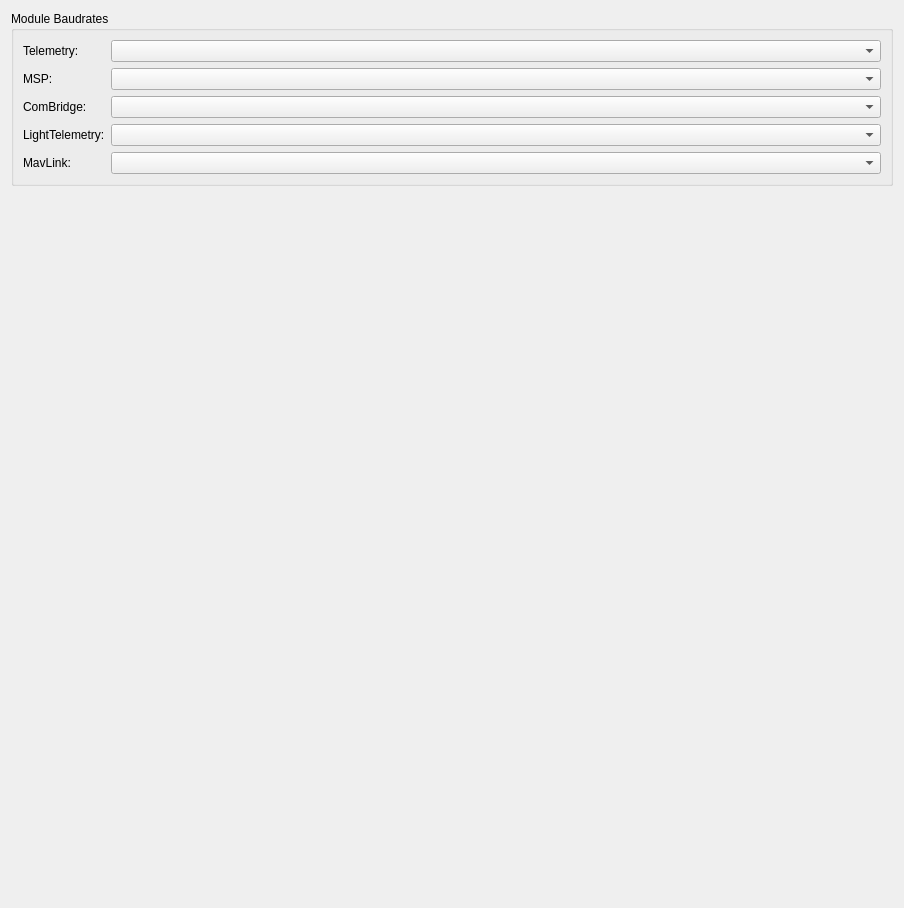
         <widget class="QWidget" name="scrollAreaWidgetContents_9">
          <property name="geometry">
           <rect>
            <x>0</x>
            <y>0</y>
            <width>904</width>
            <height>908</height>
           </rect>
          </property>
          <layout class="QVBoxLayout" name="verticalLayout_21">
           <item>
            <widget class="QGroupBox" name="gbModuleSpeeds">
             <property name="title">
              <string>Module Baudrates</string>
             </property>
             <layout class="QFormLayout" name="formLayout_4">
              <item row="0" column="0">
               <widget class="QLabel" name="lbTelemetry">
                <property name="text">
                 <string>Telemetry: </string>
                </property>
               </widget>
              </item>
              <item row="0" column="1">
               <widget class="QComboBox" name="cb_TelemetryBaudRate">
                <property name="objrelation" stdset="0">
                 <stringlist>
                  <string>objname:ModuleSettings</string>
                  <string>fieldname:TelemetrySpeed</string>
                 </stringlist>
                </property>
               </widget>
              </item>
              <item row="2" column="0">
               <widget class="QLabel" name="lbComBridge">
                <property name="text">
                 <string>ComBridge:</string>
                </property>
               </widget>
              </item>
              <item row="2" column="1">
               <widget class="QComboBox" name="cb_combridgeSpeed">
                <property name="objrelation" stdset="0">
                 <stringlist>
                  <string>objname:ModuleSettings</string>
                  <string>fieldname:ComUsbBridgeSpeed</string>
                 </stringlist>
                </property>
               </widget>
              </item>
              <item row="3" column="0">
               <widget class="QLabel" name="lbLightTelemetry">
                <property name="text">
                 <string>LightTelemetry:</string>
                </property>
               </widget>
              </item>
              <item row="3" column="1">
               <widget class="QComboBox" name="cb_LightTelemetrySpeed">
                <property name="objrelation" stdset="0">
                 <stringlist>
                  <string>objname:ModuleSettings</string>
                  <string>fieldname:LightTelemetrySpeed</string>
                 </stringlist>
                </property>
               </widget>
              </item>
              <item row="4" column="0">
               <widget class="QLabel" name="lbMavLink">
                <property name="text">
                 <string>MavLink:</string>
                </property>
               </widget>
              </item>
              <item row="4" column="1">
               <widget class="QComboBox" name="cb_MavlinkSpeed">
                <property name="objrelation" stdset="0">
                 <stringlist>
                  <string>objname:ModuleSettings</string>
                  <string>fieldname:MavlinkSpeed</string>
                 </stringlist>
                </property>
               </widget>
              </item>
              <item row="1" column="0">
               <widget class="QLabel" name="lbMsp">
                <property name="text">
                 <string>MSP:</string>
                </property>
               </widget>
              </item>
              <item row="1" column="1">
               <widget class="QComboBox" name="cb_MspSpeed">
                <property name="objrelation" stdset="0">
                 <stringlist>
                  <string>objname:ModuleSettings</string>
                  <string>fieldname:MSPSpeed</string>
                 </stringlist>
                </property>
               </widget>
              </item>
             </layout>
            </widget>
           </item>
           <item>
            <spacer name="verticalSpacer_3">
             <property name="orientation">
              <enum>Qt::Vertical</enum>
             </property>
             <property name="sizeHint" stdset="0">
              <size>
               <width>20</width>
               <height>651</height>
              </size>
             </property>
            </spacer>
           </item>
          </layout>
         </widget>
